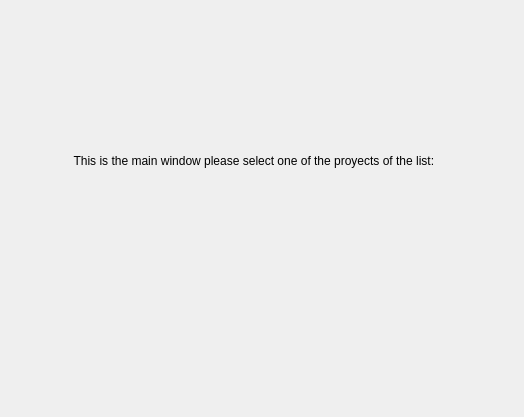
<?xml version="1.0" encoding="UTF-8"?>
<ui version="4.0">
 <class>MainWindow</class>
 <widget class="QMainWindow" name="MainWindow">
  <property name="geometry">
   <rect>
    <x>0</x>
    <y>0</y>
    <width>524</width>
    <height>417</height>
   </rect>
  </property>
  <property name="windowTitle">
   <string>MainWindow</string>
  </property>
  <widget class="QWidget" name="centralwidget">
   <widget class="QLabel" name="label">
    <property name="geometry">
     <rect>
      <x>70</x>
      <y>90</y>
      <width>371</width>
      <height>141</height>
     </rect>
    </property>
    <property name="layoutDirection">
     <enum>Qt::LeftToRight</enum>
    </property>
    <property name="text">
     <string>This is the main window please select one of the proyects of the list: </string>
    </property>
    <property name="alignment">
     <set>Qt::AlignCenter</set>
    </property>
    <property name="wordWrap">
     <bool>false</bool>
    </property>
    <property name="margin">
     <number>0</number>
    </property>
   </widget>
  </widget>
 </widget>
 <resources/>
 <connections/>
</ui>
